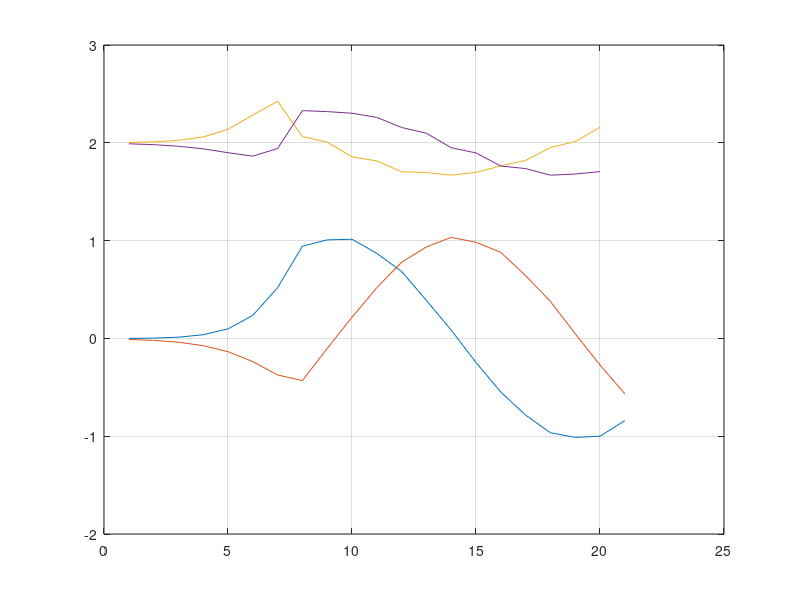

The MATLAB script that drew this image:

STEPS = 20
TURNS = 1

M1_STEP = 10
MN_STEP = 400

t = 1

e = 2.71828

alpha = 1
mu = 1
omega = 1

a = 100
##omega_st = 1
beta = 0.5
##omega_sw = pi / 4
##omega_sw = 1

T_sw = 20

##DT = 1
##dt = 1 / DT
##dt = dt /2
##dt = 1/(1.3*alpha*mu)
dt=1
##omega_st = (1 - beta) / beta * omega_sw
##omega = pi * 0.1 * 2 # 2*pi

omega = 2*pi/STEPS/dt # когда всё стало получаться

x = 0
y = -0.01

fx=[]
fy=[]
fdx=[]
fdy=[]

for i = 1:(STEPS*TURNS)

  fx(i) = x;
  fy(i) = y;
##  if (i == M1_STEP)
##    mu = 1
##
##  elseif (i == MN_STEP)
##    mu = -1
##  endif
##
##  o1 = omega_st / (e ^ (-a*y) + 1)
##  o2 = omega_sw / (e ^ (a*y) + 1)
##  omega = omega_st / (e ^ (-a*y) + 1) + omega_sw / (e ^ (a*y) + 1)
##  omega = omega / t

##  o1 = pi / (beta * (e^(-a*y) + 1) * T_sw)
##  o2 = pi / ((1 - beta) * (e^(a*y)+1) * T_sw)
##  omega = o1 + o2

  dx = alpha * (mu - x^2 - y^2) * x - omega * y
  dy = alpha * (mu - x^2 - y^2) * y + omega * x

##  dt = 1 / (pi * alpha * mu);
##  dt = 1 / (2 * alpha * abs(mu))
  x = x + dx * dt # (1 / 2 * alpha * mu)
  y = y + dy * dt # (1 / 2 * alpha * mu)

  fdx(i) = dx + 2;
  fdy(i) = dy + 2;
endfor

i
fx(i+1) = x
fy(i+1) = y

##plot(fx, fy)
plot(fx, "", fy, "", fdx, "", fdy)
grid on
